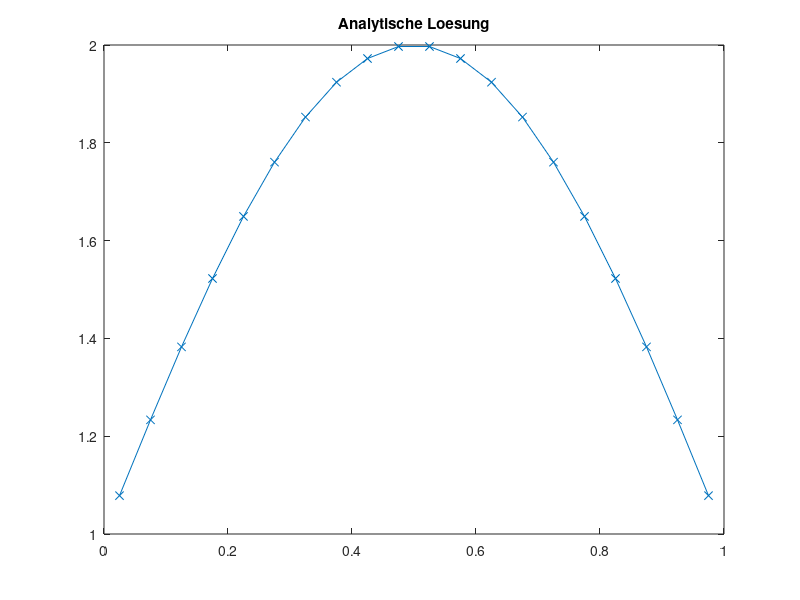
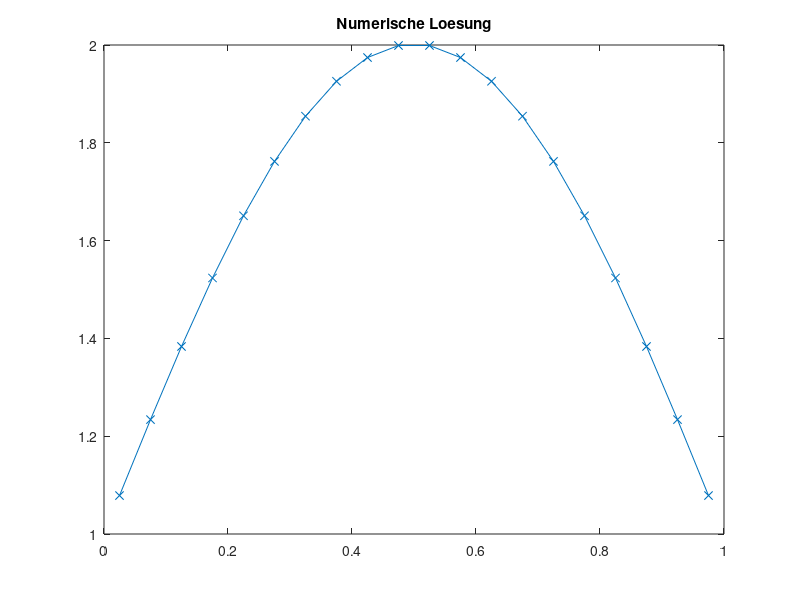
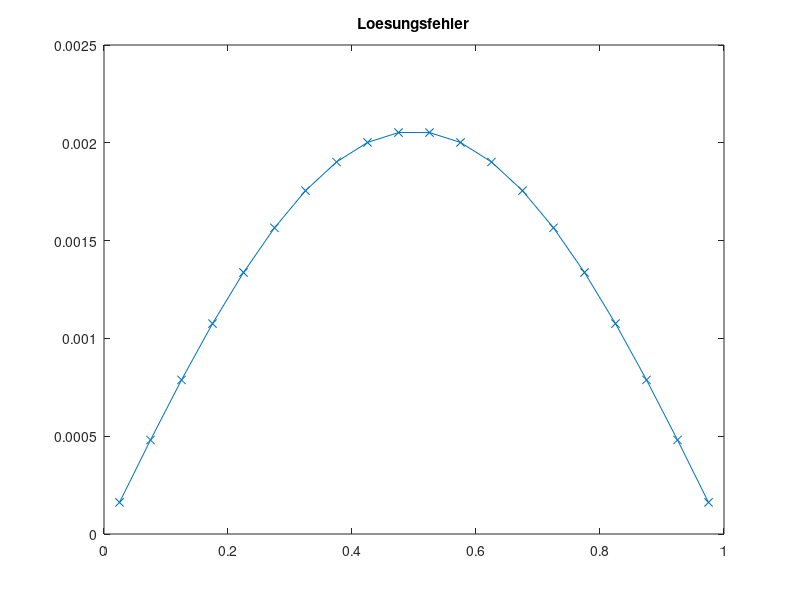
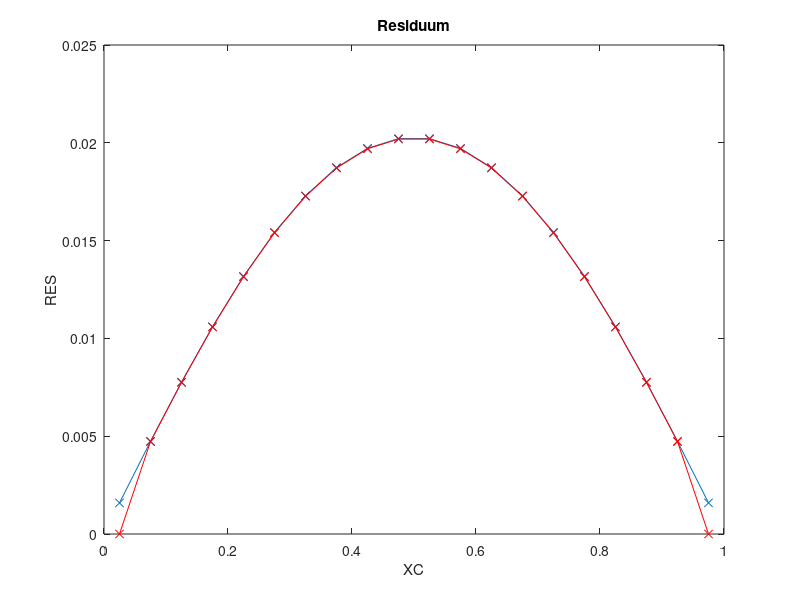

Write the MATLAB code that produced these figures, in order.
clc
clear all
close all

SOL=@(x) sin(pi*x)+1;
MSOL=@(x)-pi^2*sin(pi*x);

%SOL=@(x) cos(pi*x)-1;
%MSOL=@(x)-pi^2*cos(pi*x);

DIF=1.0;
XMIN=0.0;
XMAX=1.0;

N=20; % KV's

X = linspace(XMIN, XMAX, N+1);
XC = (X(1:N)+X(2:N+1))/2;
XCR = [XMIN, XC, XMAX];

%%% ANALYTISCHE LÖSUNG
TA = zeros(1, N);
for I=1:N
  TA(I)=SOL(XC(I));
end

figure(1)
plot(XC, TA, 'x-');
title('Analytische Loesung')

%%% FVM Lösung

% Randbedingungen
RBE = SOL(XMAX);
RBW = SOL(XMIN);

% Koeffizienten speichern
AP = zeros(1, N);
AE = zeros(1, N);
AW = zeros(1, N);

for I=1:N
  DX = X(I+1)-X(I);

  DXE = XCR(I+2)-XCR(I+1);
  DXW = XCR(I+1)-XCR(I);

  AE(I) = DIF/(DXE*DX);
  AW(I) = DIF/(DXW*DX);

  AP(I) = -AE(I)-AW(I);
end

% Gesamtgleichungssystem aufstellen
A = zeros(N);
b = zeros(N,1);

for I=1:N
  b(I) = MSOL(XC(I));

  % Hauptdiagonale
  A(I,I) = AP(I);

  % Westliche Nebendiagonale
  if mod(I,N)==1
    b(I) = b(I)-AW(I)*RBW;
  else
    A(I, I-1) = AW(I);
  end

  % Östliche Nebendiagonale
  if mod(I,N)==0
    b(I) = b(I)-AE(I)*RBE;
  else
    A(I, I+1) = AE(I);
  end
end

T=A\b;

figure(2)
plot(XC, T, 'x-');
title('Numerische Loesung')

%%% Lösungsfehler berechnen
SERR=0.0;
ERR=zeros(1, N);
for I=1:N
    ERR(I)=T(I)-TA(I);
    SERR=SERR+ERR(I)^2;
end
SERR=sqrt(SERR/(N));

figure(3)
plot(XC, ERR, 'x-');
title('Loesungsfehler')

fprintf('Summierter Fehler %16.10e \n', SERR);


%%% ORDNUNG  BESTIMMEN
ERR5=2.3729365914e-02;
ERR10=5.8445323862e-03;
ERR20=1.4557255137e-03;
ERR40=3.6359464498e-04;
op=log((ERR5)/(ERR10))/log(2);
fprintf('Ordnung des Verfahrens %16.10e \n',op  );
op=log((ERR10)/(ERR20))/log(2);
fprintf('Ordnung des Verfahrens %16.10e \n',op  );
op=log((ERR20)/(ERR40))/log(2);
fprintf('Ordnung des Verfahrens %16.10e \n',op  );


%%% RESIDUUM BERECHNEN
t=zeros(N, 1);
for I=1:N
    t(I)=SOL(XC(I));
end

RES=A*t-b;

figure(4)
plot(XC,RES,'x-');

xlabel('XC')
ylabel('RES')
title('Residuum')

%%% Truncation Error berechnen

% b ohne Randwerte
TE=zeros(1, N);
for I=1:N
  b(I) = MSOL(XC(I));
end

for I=3:N-2
  DX = X(I+1)-X(I);
  TE(I) = (DX/24 * (b(I+1) - 2*b(I) + b(I-1)))... % TE_source
        + ((T(I+2)-3*T(I+1)+3*T(I)-T(I-1))/(24*DX))... % TE_e
        - ((T(I+1)-3*T(I)+3*T(I-1)-T(I-2))/(24*DX)); % TE_w
  TE(I) = TE(I)/DX; % Division durch Terme bei Quellterm
end;

% TE Sonderfälle für Randvolumen
I=2;
DX = X(I+1)-X(I);
TE(I) = (DX/24 * (b(I+1) - 2*b(I) + b(I-1)))... % TE_source
      + ((T(I+2)-3*T(I+1)+3*T(I)-T(I-1))/(24*DX))... % TE_e
      - ((T(I+1)-3*T(I)+4*T(I-1)-2*RBW)/(24*DX)); % TE_w
TE(I) = TE(I)/DX;

I = N-1;
DX = X(I+1)-X(I);
TE(I) = (DX/24 * (b(I+1) - 2*b(I) + b(I-1)))... % TE_source
      + ((2*RBE-4*T(I+1)+3*T(I)-T(I-1))/(24*DX))... % TE_e
      - ((T(I+1)-3*T(I)+3*T(I-1)-T(I-2))/(24*DX)); % TE_w
TE(I) = TE(I)/DX;

hold on;
plot(XC, TE, 'rx-');

figure(5)
plot(XC, RES-TE', 'x-');
title('RES - TE')
